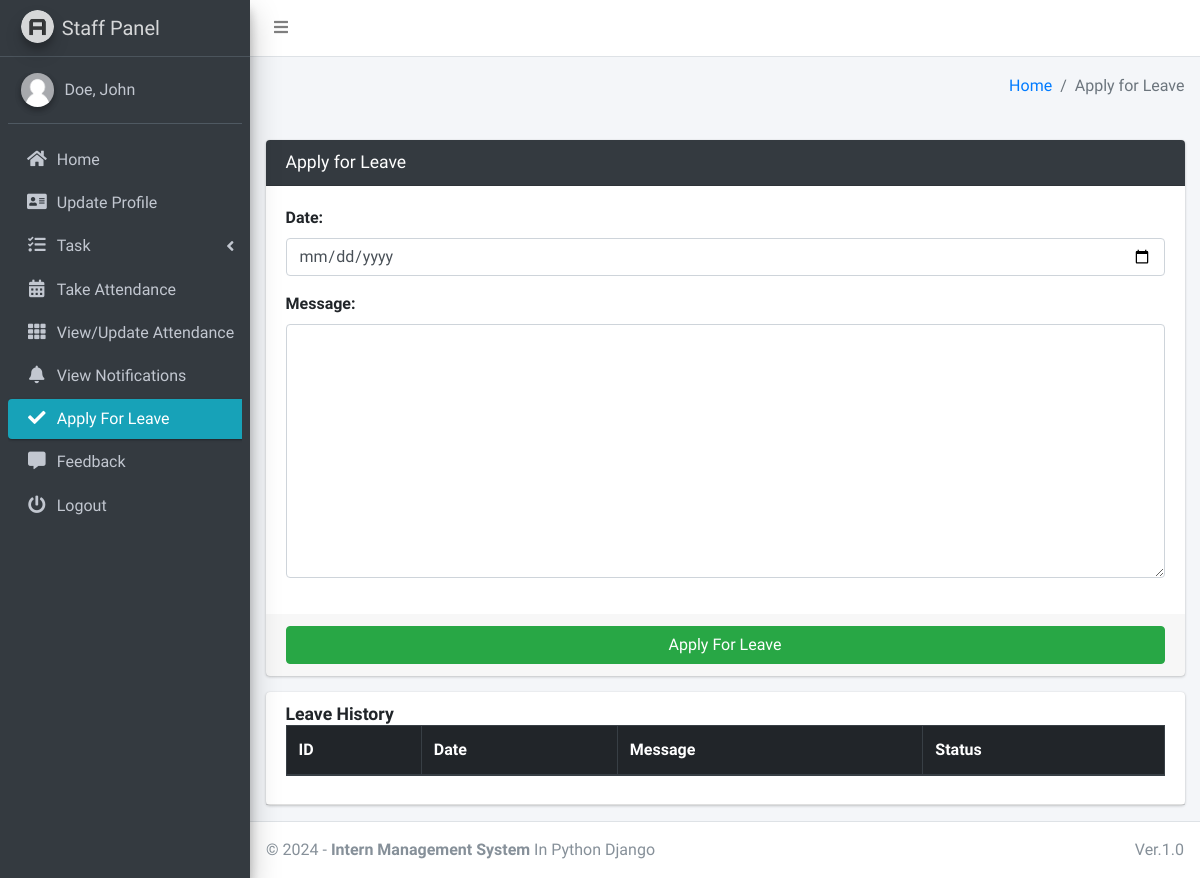
The page /staff/apply/leave/ (signed in) on the database as committed earlier.
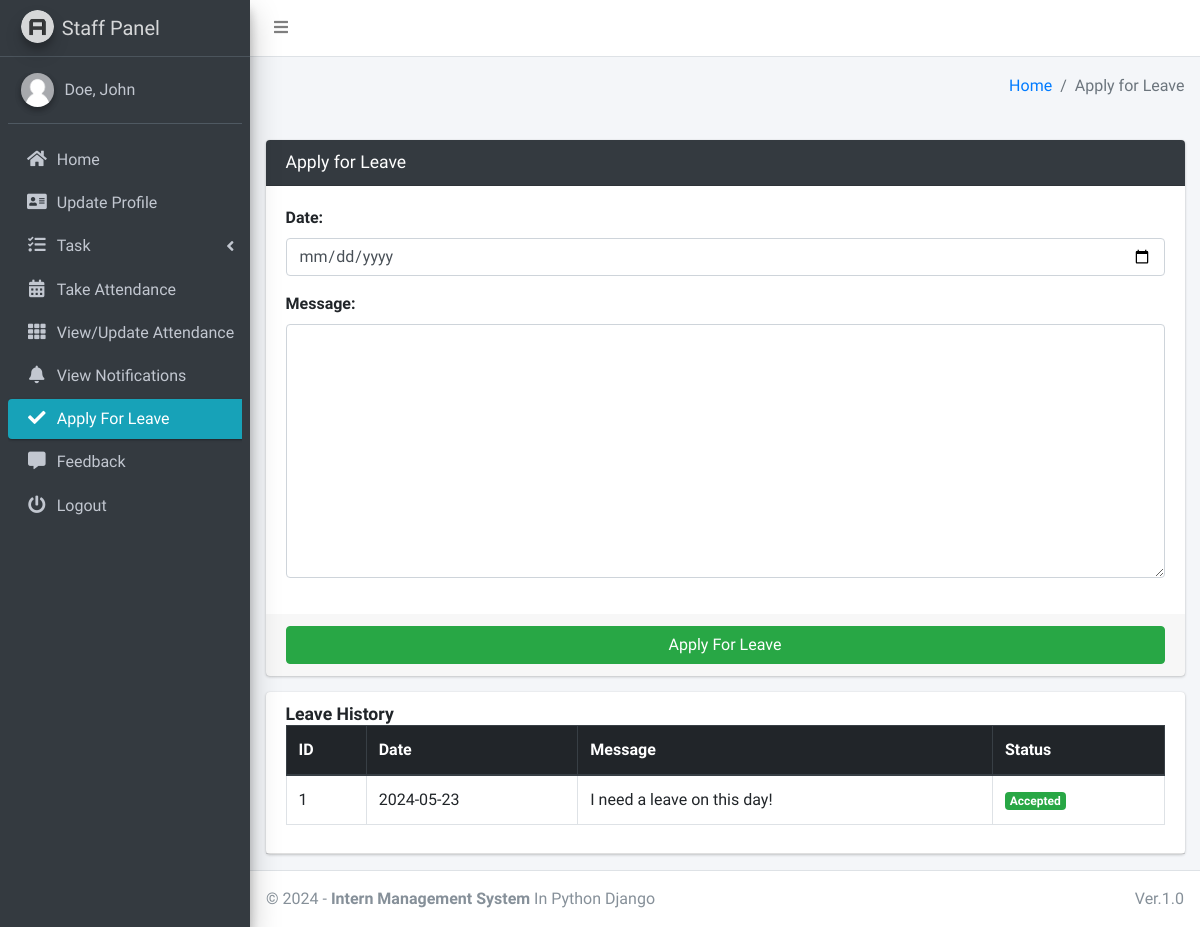
The same page on the database as committed later.
### main_app/models.py (models this page shows)
class LeaveReportStaff(models.Model):
    staff = models.ForeignKey(Staff, on_delete=models.CASCADE)
    date = models.CharField(max_length=60)
    message = models.TextField()
    status = models.SmallIntegerField(default=0)
    created_at = models.DateTimeField(auto_now_add=True)
    updated_at = models.DateTimeField(auto_now=True)

### main_app/staff_views.py (the view, shortened to what this page needs)
# urls.py: path("staff/apply/leave/", staff_views.staff_apply_leave,
def staff_apply_leave(request):
    form = LeaveReportStaffForm(request.POST or None)
    staff = get_object_or_404(Staff, admin_id=request.user.id)
    context = {
        'form': form,
        'leave_history': LeaveReportStaff.objects.filter(staff=staff),
        'page_title': 'Apply for Leave'
    }
    return render(request, "staff_template/staff_apply_leave.html", context)

### main_app/forms.py
class LeaveReportStaffForm(FormSettings):
    def __init__(self, *args, **kwargs):
        super(LeaveReportStaffForm, self).__init__(*args, **kwargs)
    class Meta:
        model = LeaveReportStaff
        fields = ['date', 'message']
        widgets = {
            'date': DateInput(attrs={'type': 'date'}),
        }

### main_app/models.py (called while the page is built)
    def __str__(self):
        return self.last_name + ", " + self.first_name

### main_app/templates/staff_template/staff_apply_leave.html (shortened to what this page needs)
{% extends 'main_app/base.html' %}
{% load static %}
{% block content %}
<section class="content">
    <div class="container-fluid">
        <div class="row">
            <div class="col-md-12">
                <div class="card card-dark">
                    <div class="card-header">
                        <h3 class="card-title">{{page_title}}</h3>
                    </div>
                    {% include "main_app/form_template.html" with messages=messages  form=form button_text="Apply For Leave"%}
                </div>
<div class="card card-default">
    <div class="card-header"><h3 class="card-title"><b>Leave History</b></h3>
   <div class="table">
       <table class="table table-bordered table-hover">
           <thead class="thead-dark">
            <tr>
                <th>ID</th>
                <th>Date</th>
                <th>Message</th>
             <th>Status</th>
         </tr>
           </thead>
        {% for leave in leave_history %}
        <tr>
            <td>{{forloop.counter}}</td>
            <td>{{leave.date}}</td>
              <td>{{leave.message}}</td>
              <td>
                  {% if leave.status == 0 %}
                  <span class="badge badge-warning">Pending</span>
                  {% elif leave.status == 1 %}
                  <span class="badge badge-success">Accepted</span>
                    {% else %}
                    <span class="badge badge-danger">Rejected</span>
                    {% endif %}
                </td>
            </tr>
            {% endfor %}
        </table>
    </div>
    </div>
            </div>
        </div>
    </div>
</section>
{% endblock content %}

Rows that differ between the two databases and show on the page:
added LeaveReportStaff: date "2024-05-23", message "I need a leave on this day!", status "Accepted"
